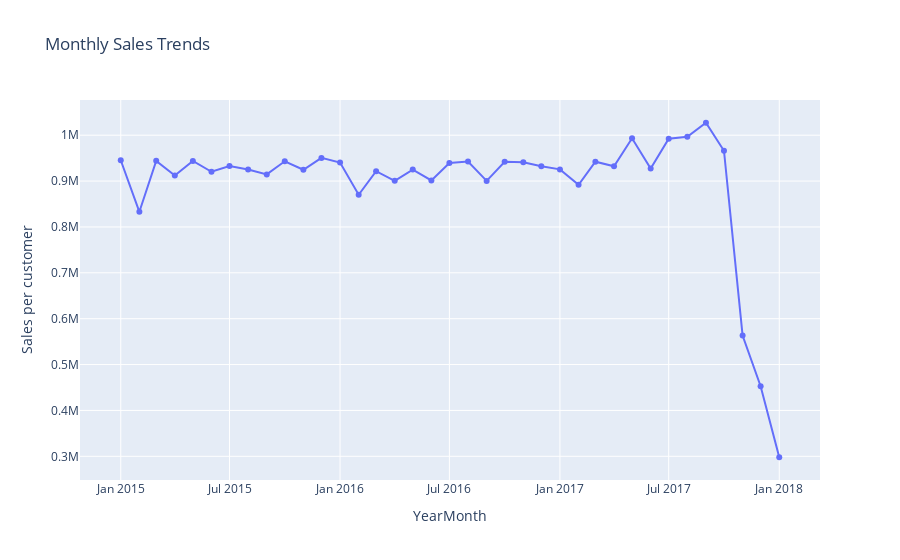

The cell this chart's notebook holds for it:
### Markdown cell above
The bar plot indicates that sales are concentrated in a few major cities, suggesting that targeted marketing efforts could enhance performance in these regions.

### Code cell
import plotly.express as px

# Prepare data for interactive line plot
sales_trend = df.groupby('YearMonth')['Sales per customer'].sum().reset_index()
sales_trend['YearMonth'] = sales_trend['YearMonth'].astype(str)

# Interactive line plot
fig = px.line(sales_trend, x='YearMonth', y='Sales per customer', title='Monthly Sales Trends', markers=True)
fig.show()

### Figure 1 — Plotly figure (JSON) as saved in the notebook; plotly's stock layout.template omitted (floating-point values rounded to 4 significant figures)
{"data": [{"hovertemplate": "YearMonth=%{x}<br>Sales per customer=%{y}<extra></extra>", "legendgroup": "", "line": {"color": "#636efa", "dash": "solid"}, "marker": {"symbol": "circle"}, "mode": "lines+markers", "name": "", "orientation": "v", "showlegend": false, "type": "scatter", "x": ["2015-01", "2015-02", "2015-03", "2015-04", "2015-05", "2015-06", "2015-07", "2015-08", "2015-09", "2015-10", "2015-11", "2015-12", "2016-01", "2016-02", "2016-03", "2016-04", "2016-05", "2016-06", "2016-07", "2016-08", "2016-09", "2016-10", "2016-11", "2016-12", "2017-01", "2017-02", "2017-03", "2017-04", "2017-05", "2017-06", "2017-07", "2017-08", "2017-09", "2017-10", "2017-11", "2017-12", "2018-01"], "xaxis": "x", "y": [945400.0, 833000.0, 944100.0, 912000.0, 943900.0, 920200.0, 932900.0, 925200.0, 914500.0, 943100.0, 924600.0, 950500.0, 940300.0, 870100.0, 921500.0, 900500.0, 925000.0, 901400.0, 939200.0, 942400.0, 900400.0, 941900.0, 941200.0, 932100.0, 925500.0, 891900.0, 942300.0, 932300.0, 993200.0, 927400.0, 992400.0, 996500.0, 1027000.0, 966100.0, 563400.0, 452700.0, 298000.0], "yaxis": "y"}], "layout": {"autosize": true, "legend": {"tracegroupgap": 0}, "title": {"text": "Monthly Sales Trends"}, "xaxis": {"anchor": "y", "autorange": true, "domain": [0, 1], "range": ["2014-10-26 16:22:35.7775", "2018-03-08 07:37:24.2225"], "title": {"text": "YearMonth"}, "type": "date"}, "yaxis": {"anchor": "x", "autorange": true, "domain": [0, 1], "range": [237800.0, 1087000.0], "title": {"text": "Sales per customer"}, "type": "linear"}}}
